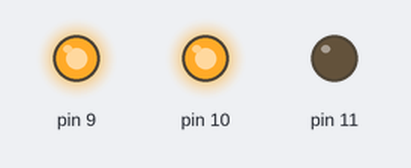
The sketch below on a simulated Arduino Uno, built with avr-gcc and run on an emulated ATmega328P. Parts: output pins drawn as LEDs (lit = HIGH).

Above: at 0.5 s.
At 1.5 s:
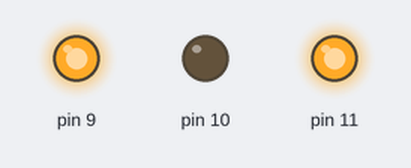
Timing chart, 0 to 3.0 s (numbered marks = the images above):
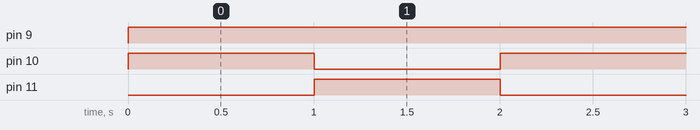

Measured:
- by itself, pin 9: LOW → HIGH at 0.00 s
- by itself, pin 10, pin 11: alternates HIGH for 1.0 s and LOW for 1.0 s

The sketch:

oggetto_rgb.ino
```cpp
/*
    RGB Object

    Un oggetto puo' contenere tutte le proprieta' di un elemento
    assieme ai metodi (le funzioni) che lo caratterizzano.

    In aggiunta il constructor e' una funzione richiamata al momento
    di instanziare l'oggetto che puo' essere usata per attivare PIN,
    assegnare variabili.


 Schema: http://lab.piffa.net/schemi/rgb.jpg
 */

class RGBLed {
  // Classe rappresentativa di un LED RGB

    // Private properties, le proprieta' sono private per default
    byte redPin ;
    byte greenPin ;
    byte bluePin ;

  public:
    // Constructor: come viene instanziato un oggetto facente parte della classe
    RGBLed(byte pinR, byte pinG, byte pinB)
    {
      // Carichiamo i valori dei PIN dentro alle proprieta'
      redPin    = pinR ;
      greenPin  = pinG ;
      bluePin   = pinB ;

      // Equivalente del Setup() per inizializzare i PIN
      pinMode(redPin, OUTPUT);
      pinMode(greenPin, OUTPUT);
      pinMode(greenPin, OUTPUT);
    }

    void Arrossa () {
      // Metodo = funzione dell'oggetto
      // Imposta il colore di un LED RGB a rosso

      analogWrite(redPin,   0);
      analogWrite(greenPin, 255);
      analogWrite(bluePin,  255);
    }

    void SetColor (byte r, byte g, byte b) {
      // Imposta il colore di un LED RGB

      analogWrite(redPin,   r);
      analogWrite(greenPin, g);
      analogWrite(bluePin,  b);
    }
};

// Instanziamo un LED
RGBLed led(11, 10, 9);
/* L'oggetto viene istanziato qui e non nella funzione di setup()
    perche' altrimenti la sua esistenza sarebbe legata solo
    al contesto (scope) del setup(), non sarebbe disponibile nel loop()
 */

void setup()  {
  // I PIN mode vengono settati dal constructor
}

void loop() {
  led.Arrossa();
  delay(1000);
  led.SetColor(255, 0, 255) ; // Mettiamo il LED in Green
  delay(1000);
}
```
